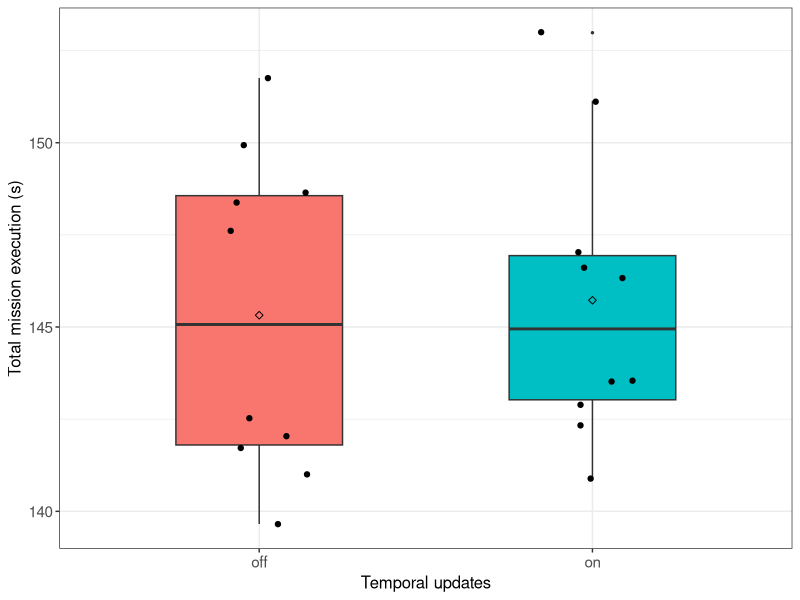
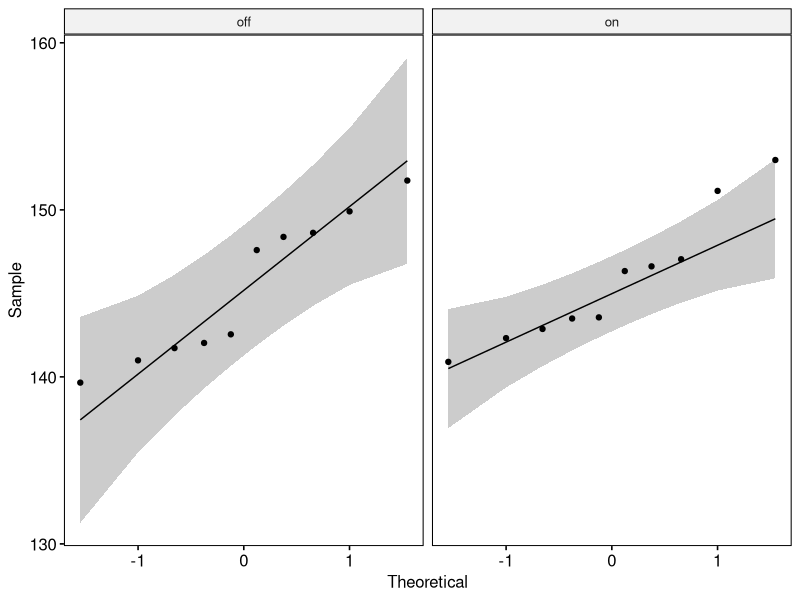

Generate these figures, in order, with R:
## ---- chunk 1
if (!require('tidyverse')) install.packages('tidyverse', dependencies = TRUE); library('tidyverse')
if (!require('ggpubr')) install.packages('ggpubr', dependencies = TRUE); library('ggpubr')
if (!require('rstatix')) install.packages('rstatix', dependencies = TRUE); library('rstatix')
if (!require('ggplot2')) install.packages('ggplot2', dependencies = TRUE); library('ggplot2')
## ---- chunk 2
data <- read.csv(file = '../../raw_data/test_temporal_updates/run_table.csv')
data <- subset(data, select = c(X__run_id, temporal_updates, mission_execution_s))
data$temporal_updates <- as.factor(data$temporal_updates)
data$mission_execution_s <- as.numeric(data$mission_execution_s)
## ---- chunk 3
data %>%
  group_by(temporal_updates) %>%
  get_summary_stats(mission_execution_s, type = "mean_sd")
## ---- chunk 4
ggplot(data, aes(x = temporal_updates, y = mission_execution_s, fill = temporal_updates)) +
  theme_bw() + 
  geom_boxplot(width = 0.5, outlier.size = 0.5) + 
  geom_jitter(width = 0.2) +
  stat_summary(fun = mean, color = 'black', geom = 'point', shape = 5, size = 1.5) +
  labs(x = "Temporal updates", y = "Total mission execution (s)") +
  theme(legend.position = 'none') +
  theme(
    axis.title.x = element_text(size = 12, family = 'sans'),
    axis.title.y = element_text(size = 12, family = 'sans'),
    axis.text.x = element_text(size = 11, family = 'sans'),
    axis.text.y = element_text(size = 11, family = 'sans'),
    
  )
## ---- chunk 5
data %>% 
  group_by(temporal_updates) %>%
  identify_outliers(mission_execution_s)
## ---- chunk 6
ggqqplot(data, x = "mission_execution_s", facet.by = "temporal_updates")
## ---- chunk 7
data %>%
  group_by(temporal_updates) %>%
  shapiro_test(mission_execution_s)
## ---- chunk 8
data %>%
  t_test(mission_execution_s ~ temporal_updates) %>%
  add_significance()
